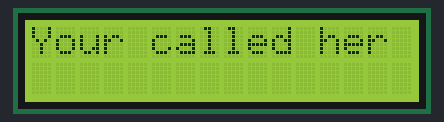
A sketch run on a simulated Arduino Uno, built with avr-gcc and run on an emulated ATmega328P. Shown: 16×2 character LCD.

Above: at 0.1 s.
At 3.1 s:
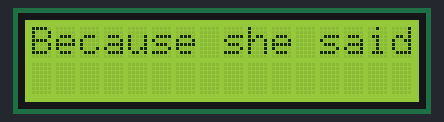
At 9.1 s:
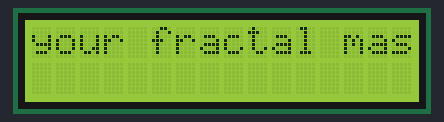
At 18.2 s:
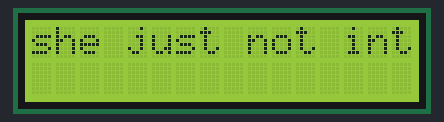
At 27.2 s:
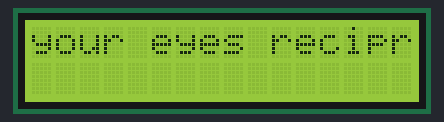
At 36.2 s:
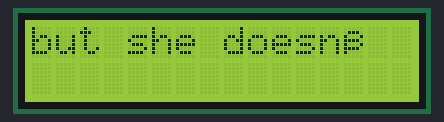

The sketch:

sketch_oct16c.ino
```cpp
#include <LiquidCrystal.h>

// Define pins for the LCD
LiquidCrystal lcd(8, 9, 4, 5, 6, 7);

// Lyrics of the song
const char* lyrics[] = {
  "Your called her a hoe?",
  "Because she said no?",
  "Buddy you’re letting all",
  "your fractal masculinity show,",
  "I mean, (dude)",
  "Oh my! (She just not)",
  "she just not into you!",
  "(into you)",
  "Doesn't matter how much",
  "your eyes reciprocate,",
  "(You)",
  "You can buy her a drink",
  "but she doesn’t have to",
  "reciprocate.",
  "(Gotta move on)",
  "If you pay for the day",
  "she doesn't have ...",
  // Add more lines as needed
};

const int numLyrics = sizeof(lyrics) / sizeof(lyrics[0]);
int currentLine = 0;

void setup() {
  lcd.begin(16, 2); // Set up the LCD's number of columns and rows
  lcd.clear();
}

void loop() {
  // Clear the LCD and print the current line of lyrics
  lcd.clear();
  lcd.setCursor(0, 0);
  lcd.print(lyrics[currentLine]);

  // Move to the next line of lyrics
  currentLine++;
  if (currentLine >= numLyrics) {
    currentLine = 0; // Loop back to the start
  }

  delay(3000); // Delay for 3 seconds before showing the next line
}
```

Measured:
- what the display in image 1 shows lasts 3.0 s, from 3.1 s to 6.1 s
